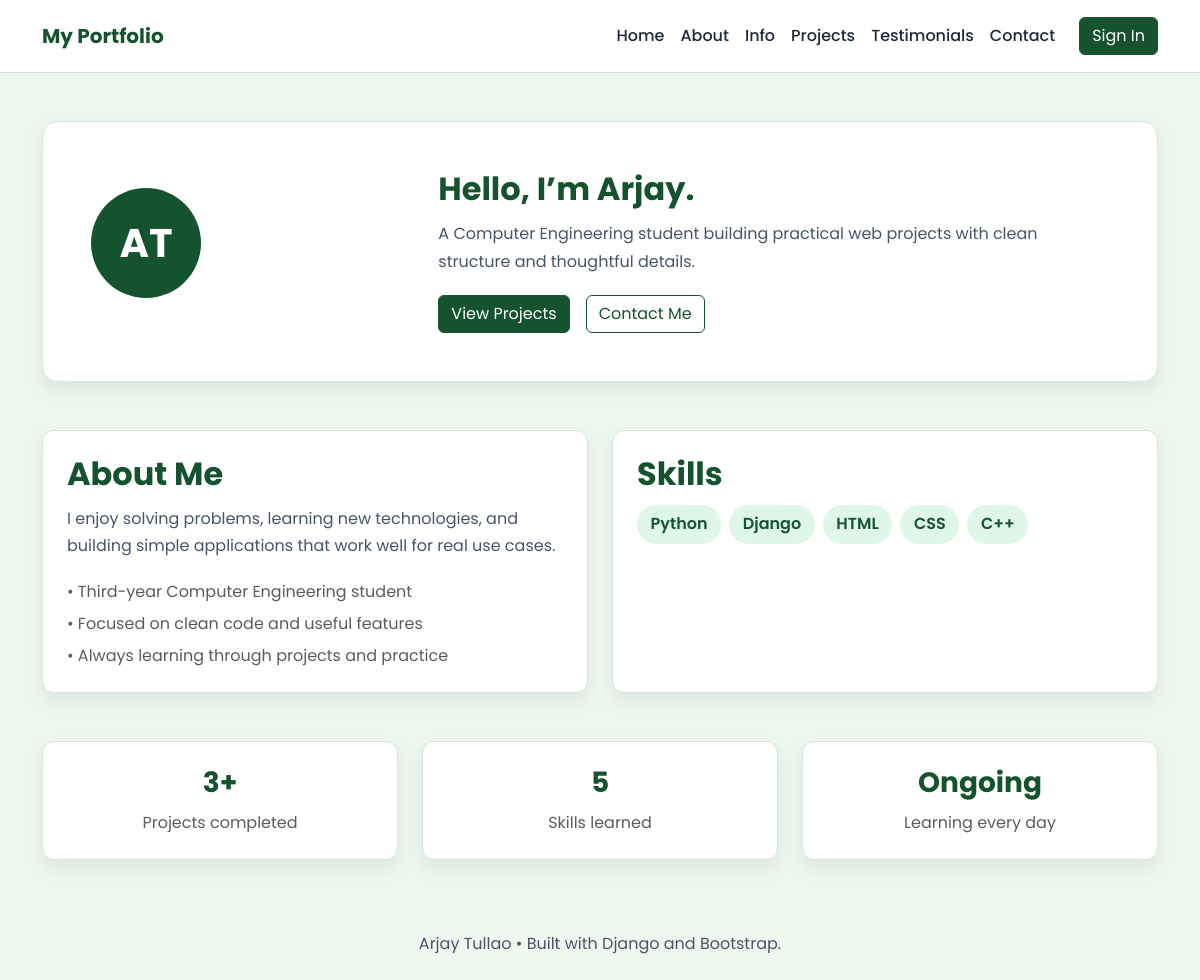
Before: / with the older database file.
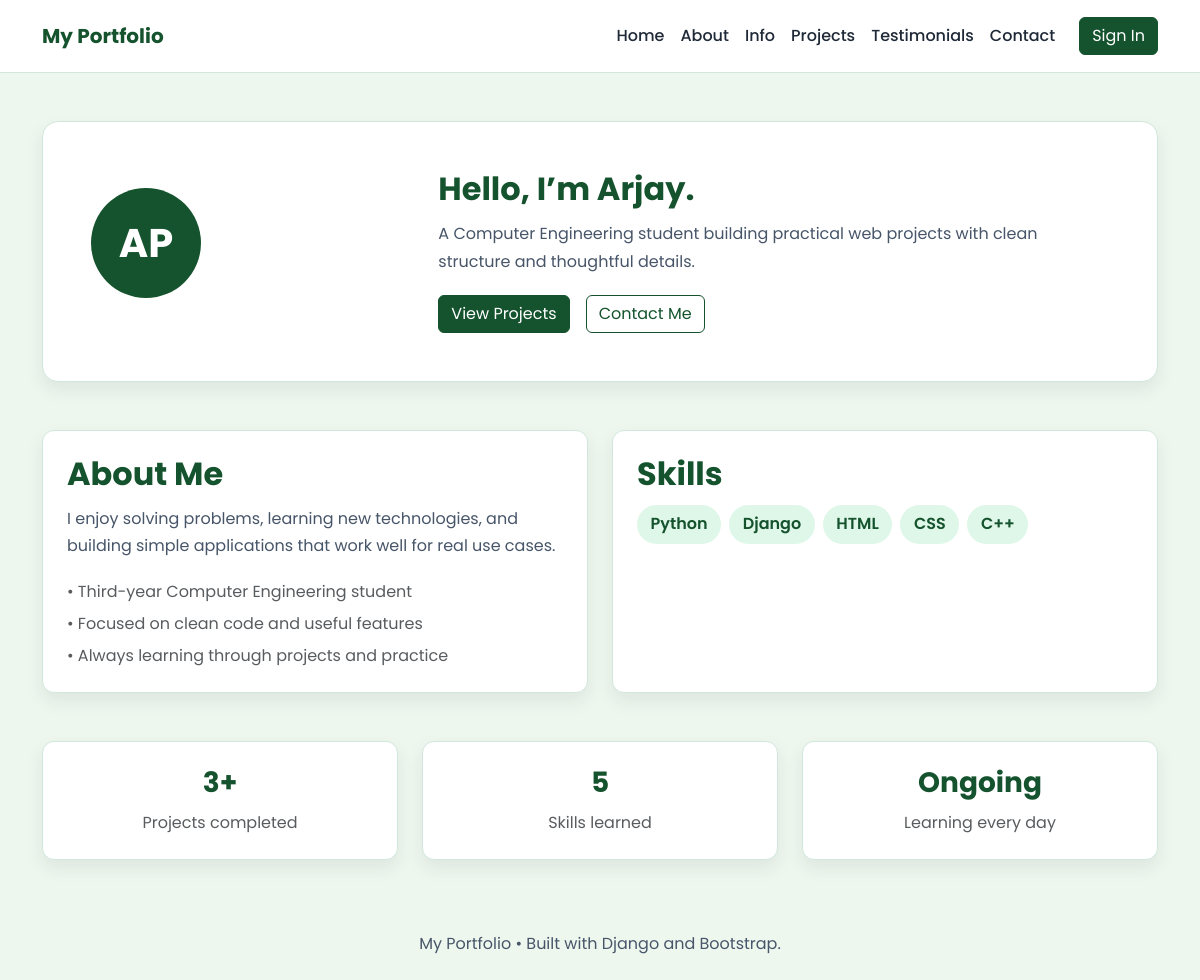
After: the same page with the newer database file.
### myproject/models.py (models this page shows, shortened)
class PersonalInformation(models.Model):
    first_name = models.CharField(max_length=100)
    middle_name = models.CharField(max_length=100, blank=True)
    last_name = models.CharField(max_length=100)
    summary = models.TextField()
    contact_number = models.CharField(max_length=20)
    email = models.EmailField()
    address = models.TextField()

### myproject/views.py (the view)
# urls.py: 2. Add a URL to urlpatterns:  path('', views.home, name='home')
def home(request):
    personal_info = PersonalInformation.objects.first()
    return render(request, 'home.html', {'personal_info': personal_info})

### templates/home.html (shortened to what this page needs)
{% extends 'base.html' %}
{% block content %}
<section class="card-custom p-4 p-md-5 mb-5 hero-card">
    <div class="row align-items-center gy-4">
        <div class="col-md-4 text-center text-md-start">
            <div class="hero-avatar mx-auto mx-md-0">{{ personal_info.first_name|default:'A'|slice:':1'|upper }}{{ personal_info.last_name|default:'P'|slice:':1'|upper }}</div>
        </div>
        <div class="col-md-8">
            <h1 class="section-title">Hello, I’m {{ personal_info.first_name|default:'Arjay' }}.</h1>
            <p class="section-text">A Computer Engineering student building practical web projects with clean structure and thoughtful details.</p>
            <div class="d-flex flex-column flex-sm-row gap-3">
                <a href="{% url 'projects' %}" class="btn btn-primary btn-primary-custom">View Projects</a>
                <a href="{% url 'contacts' %}" class="btn btn-outline-custom">Contact Me</a>
            </div>
        </div>
    </div>
</section>
<section class="row gy-4 mb-5">
    <div class="col-lg-6">
        <div class="card-custom p-4 h-100">
            <h2 class="section-title">About Me</h2>
            <p class="section-text">I enjoy solving problems, learning new technologies, and building simple applications that work well for real use cases.</p>
            <ul class="list-unstyled text-muted mb-0">
                <li class="mb-2">• Third-year Computer Engineering student</li>
                <li class="mb-2">• Focused on clean code and useful features</li>
                <li>• Always learning through projects and practice</li>
            </ul>
        </div>
    </div>
    <div class="col-lg-6">
        <div class="card-custom p-4 h-100">
            <h2 class="section-title">Skills</h2>
            <div class="d-flex flex-wrap gap-2">
                <span class="badge-soft">Python</span>
                <span class="badge-soft">Django</span>
                <span class="badge-soft">HTML</span>
                <span class="badge-soft">CSS</span>
                <span class="badge-soft">C++</span>
            </div>
        </div>
    </div>
</section>
<section class="row gy-4">
    <div class="col-md-4">
        <div class="stat-card p-4 text-center h-100">
            <h3 class="project-title">3+</h3>
            <p class="text-muted mb-0">Projects completed</p>
        </div>
    </div>
    <div class="col-md-4">
        <div class="stat-card p-4 text-center h-100">
            <h3 class="project-title">5</h3>
            <p class="text-muted mb-0">Skills learned</p>
        </div>
    </div>
    <div class="col-md-4">
        <div class="stat-card p-4 text-center h-100">
            <h3 class="project-title">Ongoing</h3>
            <p class="text-muted mb-0">Learning every day</p>
        </div>
    </div>
</section>
{% endblock %}

### templates/base.html (shortened to what this page needs)
<!DOCTYPE html>
<html lang="en">
<head>
    <link href="https://cdn.jsdelivr.net/npm/bootstrap@5.3.0/dist/css/bootstrap.min.css" rel="stylesheet">
    <link href="https://cdn.jsdelivr.net/npm/bootstrap-icons@1.10.5/font/bootstrap-icons.css" rel="stylesheet">
</head>
<body>
<nav class="navbar navbar-expand-lg">
    <div class="container">
        <a class="navbar-brand" href="{% url 'home' %}">My Portfolio</a>
        <div class="collapse navbar-collapse" id="navbarNav">
            <ul class="navbar-nav ms-auto align-items-center">
                <li class="nav-item"><a class="nav-link" href="{% url 'home' %}">Home</a></li>
                <li class="nav-item"><a class="nav-link" href="{% url 'about_me' %}">About</a></li>
                <li class="nav-item"><a class="nav-link" href="{% url 'personal_information' %}">Info</a></li>
                <li class="nav-item"><a class="nav-link" href="{% url 'projects' %}">Projects</a></li>
                <li class="nav-item"><a class="nav-link" href="{% url 'testimonials' %}">Testimonials</a></li>
                <li class="nav-item"><a class="nav-link" href="{% url 'contacts' %}">Contact</a></li>
                <li class="nav-item ms-lg-3">
                    <a class="btn btn-primary btn-primary-custom" href="{% url 'admin_login' %}">Sign In</a>
                </li>
            </ul>
        </div>
    </div>
</nav>
<main class="container py-5">
    {% block content %}{% endblock %}
</main>
<footer class="container text-center py-4">
    <p class="footer-note mb-0">{{ personal_info.first_name|default:'My' }} {{ personal_info.last_name|default:'Portfolio' }} &bull; Built with Django and Bootstrap.</p>
</footer>
</body>
</html>

Changed rows visible on the page:
removed PersonalInformation: first_name "A", last_name "T", first_name "Arjay", last_name "Tullao"
Other visible differences:
{{ personal_info.first_name|default:'A'|slice:':1'|upper }}: (not shown) → "A"
{{ personal_info.last_name|default:'P'|slice:':1'|upper }}: (not shown) → "P"
{{ personal_info.first_name|default:'Arjay' }}: (not shown) → "Arjay"
{{ personal_info.first_name|default:'My' }}: (not shown) → "My"
{{ personal_info.last_name|default:'Portfolio' }}: (not shown) → "Portfolio"
